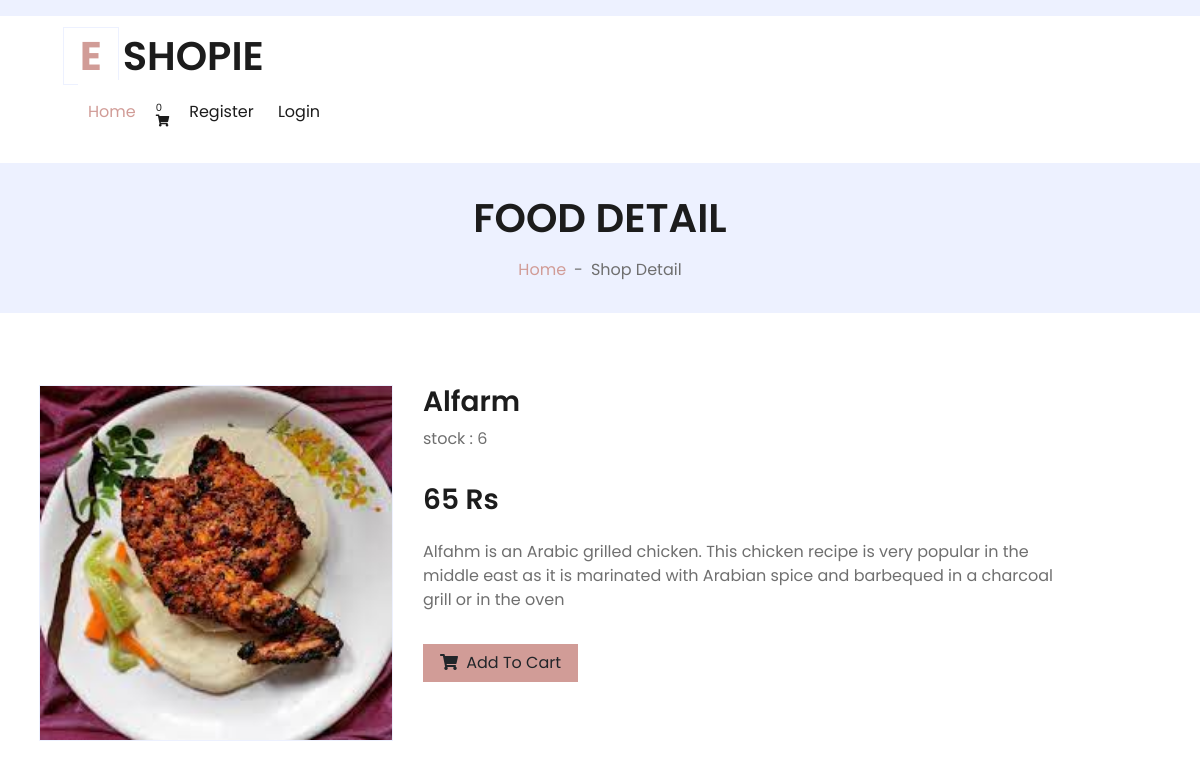
The page /chicken/alfarm on the database its author committed.
### shop/models.py (models this page shows, shortened)
class product(models.Model):
    name=models.CharField(max_length=250,unique=True)
    slug=models.CharField(max_length=250,unique=True)
    img=models.ImageField(upload_to='product_img')
    desc=models.TextField()
    stock=models.IntegerField()
    available=models.BooleanField(default=False)
    price=models.IntegerField()
    category=models.ForeignKey(categ,on_delete=models.CASCADE)

### shop/views.py (the view)
# urls.py: path('<slug:c_slug>/<slug:product_slug>',views.prod_details,name='details'),
def prod_details(request,c_slug,product_slug):
    try:
        prod=product.objects.get(category__slug=c_slug,slug=product_slug)
    except Exception as e:
        raise e
    return render(request,'detail1.html',{'pr':prod})

### cart/context_processor.py (called while the page is built)
def count(request):
    item_count=0
    if 'admin' in request.path:
        return{}
    else:
        try:
            ct=cart_list.objects.filter(cart_id=c_id(request))
            cti=items.objects.all().filter(cart=ct[:1])
            for c in cti:
                item_count=c.quantity
        except cart_list.DoesNotExist:
            item_count=0
    return dict(itc=item_count)

### cart/views.py (called while the page is built)
def c_id(request):
    ct_id=request.session.session_key
    if not ct_id:
        ct_id=request.session.create()
    return ct_id

### templates/detail1.html (shortened to what this page needs)
{% extends 'base.html' %}
{% load static %}
{% block content %}
<html lang="en">
<body>
    <div class="container-fluid bg-secondary mb-5">
        <div class="d-flex flex-column align-items-center justify-content-center" style="min-height: 150px">
            <h1 class="font-weight-semi-bold text-uppercase mb-3">Food Detail</h1>
            <div class="d-inline-flex">
                <p class="m-0"><a href="/">Home</a></p>
                <p class="m-0 px-2">-</p>
                <p class="m-0">Shop Detail</p>
            </div>
        </div>
    </div>
    <div class="container-fluid py-4">
        <div class="row px-xl-4">
            <div class="col-lg-4 pb-4">
                <div id="product-carousel" class="carousel slide" data-ride="carousel">
                    <div class="carousel-inner border">
                        <div class="carousel-item active">
                            <img class="w-100 h-100" src="{{pr.img.url}}" alt="Image" >
                        </div>
                    </div>
                </div>
            </div>
            <div class="col-lg-7 pb-5">
                <h3 class="font-weight-semi-bold">{{pr.name}}</h3>
                <div class="d-flex mb-3">
                    <p>stock : {{pr.stock}}</p>
                </div>
                <h3 class="font-weight-semi-bold mb-4">{{pr.price}} Rs</h3>
                <p class="mb-4">{{pr.desc}}</p>
                <div class="d-flex align-items-center mb-4 pt-2">
                    {% if pr.stock <= 0 %}
                                    <br><h4 style="color:red">Sorry..No stock left</h4>
                             {% else %}
                    <a href="{% url 'addcart' pr.id %}">
                    <button class="btn btn-primary px-3" ><i class="fa fa-shopping-cart mr-1" ></i> Add To Cart</button></a>
                    {% endif %}
                </div>
            </div>
        </div>
    </div>
</body>
</html>
{% endblock %}

### rows shown on the page
product: img (picture), name "Alfarm", stock "6", price "65", desc "Alfahm is an Arabic grilled chicken. This chicken recipe is very popular in the middle east as it is marinated with Arabian spice and barbequed in a charcoal grill or in the oven"

### other values the page prints
{{ itc }} "0"
